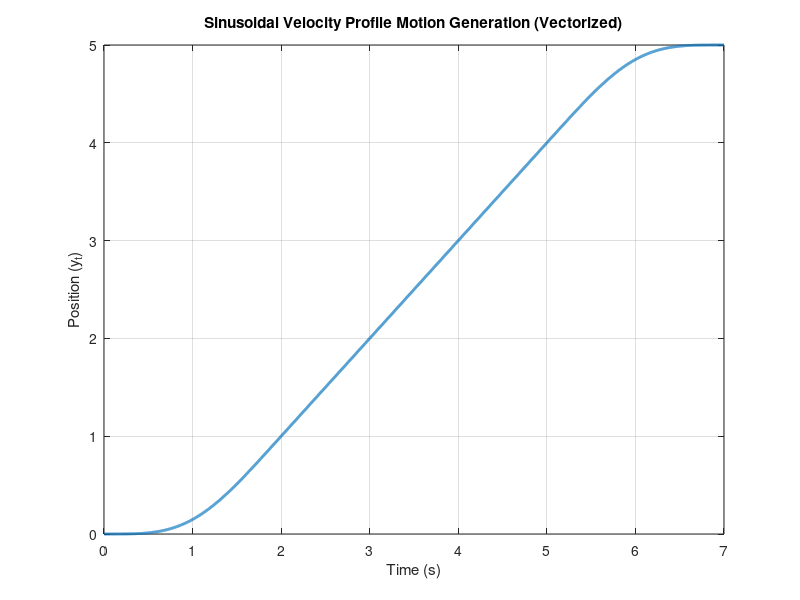

The MATLAB source for this figure:
clc; close all; clear all; %#ok<CLALL>
% Parameters
Vm = 1;       % Maximum velocity
Am = 1;       % Maximum acceleration
Throw = 5;    % Travel endpoint
Sgn = sign(Throw);
Yf = abs(Throw);
Ys = Yf / 2;
Yaux = Vm^2 / Am;

% Determine motion parameters
if Ys <= Yaux
    Ya = Ys;
    Vw = sqrt(Ys * Am);
else
    Ya = Yaux;
    Vw = Vm;
end
To = Vw / Am;
Ta = 2 * To;
w = 2 * pi / Ta;
Ks = (Ta * Vw) / (4 * pi^2);
Tk = 2 * (Ys - Yaux) / Vm;
Ts = Ta + (Tk / 2);
Tt = 2 * Ts;

% Introduce a time step and final time
dt = 0.001;          % Sampling time
T_end = Tt;          % Final time
t = (0:dt:T_end)';   % Column vector for time

% --- Compute first half profile (0 to Ts) ---
y_half = zeros(size(t));
idx0 = (t <= 0);     % t <= 0
idx1 = (t > 0 & t <= Ta);       % 0 < t <= Ta
idx2 = (t > Ta & t <= Ts);      % Ta < t <= Ts

y_half(idx0) = 0;
y_half(idx1) = ((Am / 4) .* t(idx1).^2) + Ks .* (cos(w .* t(idx1)) - 1);
y_half(idx2) = Ys + Vw .* (t(idx2) - Ts);

% For times beyond Ts, we use symmetry:
% For t in (Ts, Tt], y(t) = Yf - y_hat(Tt - t)
% Since Tt - t maps back to [0, Ts], we can use y_half again.
idx3 = (t > Ts & t <= Tt);
t_reflected = Tt - t(idx3);
% Use interpolation or direct indexing if t matches discretization exactly.
% Since t is uniform, we can map back easily:
% The index for t_reflected can be found by round(t_reflected/dt)+1
% But we must ensure perfect alignment. If not, we can use nearest index.
ref_idx = round(t_reflected/dt) + 1;  
% Ensure indices do not exceed array bounds due to rounding
ref_idx(ref_idx < 1) = 1;
ref_idx(ref_idx > length(t)) = length(t);

y_profile = zeros(size(t));
y_profile(t <= Ts) = y_half(t <= Ts);
y_profile(idx3) = Yf - y_half(ref_idx);

% Apply sign to handle direction
y_profile = Sgn * y_profile;

% Plot the motion profile
figure;
plot(t, y_profile, 'LineWidth', 2);
grid on;
xlabel('Time (s)');
ylabel('Position (y_t)');
title('Sinusoidal Velocity Profile Motion Generation (Vectorized)');
